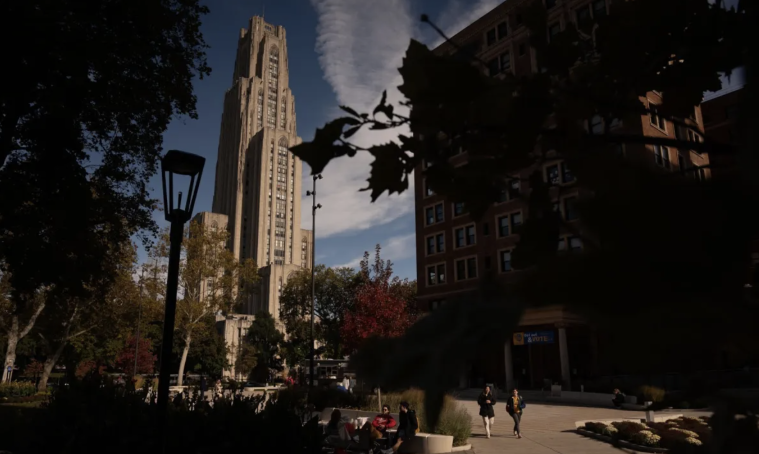
#> input picture Data/PittCampus_BadContrast.png, 1518 x 908 px (shown at 1/2 size)
$ jupyter execute 09_EqualizationNormalization.ipynb
#> lines starting #> are read from the running program, lines starting #| are printed output that depends on the picture
### Lectures/Lecture3/ECE1390_HistMatching.py

'''
Welcome to the Histogram Matching Program!

Given a source image and a reference image, this program
returns a modified version of the source image that matches
the histogram of the reference image.

Image Requirements:
  - The sizes of the source image and reference image do not
    have to be the same.
  - Both images have to be in the same format Color or Gray

Usage:
  histogram_matching <source_image> <ref_image>

Modified from
Project: Histogram Matching Using OpenCV
Author: Addison Sears-Collins
Date created: 9/27/2019
Python version: 3.7

https://automaticaddison.com/how-to-do-histogram-matching-using-opencv/
'''

import cv2 # Import the OpenCV library
import numpy as np # Import Numpy library
import matplotlib.pyplot as plt # Import matplotlib functionality
import math


def calculate_cdf(histogram):
    """
    This method calculates the cumulative distribution function
    :param array histogram: The values of the histogram
    :return: normalized_cdf: The normalized cumulative distribution function
    :rtype: array
    """
    # Get the cumulative sum of the elements
    cdf = histogram.cumsum()

    # Normalize the cdf
    normalized_cdf = cdf / float(cdf.max())

    return normalized_cdf

def calculate_lookup(src_cdf, ref_cdf):
    """
    This method creates the lookup table
    :param array src_cdf: The cdf for the source image
    :param array ref_cdf: The cdf for the reference image
    :return: lookup_table: The lookup table
    :rtype: array
    """
    lookup_table = np.zeros(256)
    lookup_val = 0
    for src_pixel_val in range(len(src_cdf)):
        lookup_val
        for ref_pixel_val in range(len(ref_cdf)):
            if ref_cdf[ref_pixel_val] >= src_cdf[src_pixel_val]:
                lookup_val = ref_pixel_val
                break
        lookup_table[src_pixel_val] = lookup_val
    return lookup_table

def match_histograms(src_image, ref_image):
    """
    This method matches the source image histogram to the
    reference signal
    :param image src_image: The original source image
    :param image  ref_image: The reference image
    :return: image_after_matching
    :rtype: image (array)
    """

    if ( len(src_image.shape)==3):
        # Split the images into the different color channels
        # b means blue, g means green and r means red
        src_b, src_g, src_r = cv2.split(src_image)
        ref_b, ref_g, ref_r = cv2.split(ref_image)

        # Compute the b, g, and r histograms separately
        # The flatten() Numpy method returns a copy of the array c
        # collapsed into one dimension.
        src_hist_blue, bin_0 = np.histogram(src_b.flatten(), 256, [0,256])
        src_hist_green, bin_1 = np.histogram(src_g.flatten(), 256, [0,256])
        src_hist_red, bin_2 = np.histogram(src_r.flatten(), 256, [0,256])
        ref_hist_blue, bin_3 = np.histogram(ref_b.flatten(), 256, [0,256])
        ref_hist_green, bin_4 = np.histogram(ref_g.flatten(), 256, [0,256])
        ref_hist_red, bin_5 = np.histogram(ref_r.flatten(), 256, [0,256])

        # Compute the normalized cdf for the source and reference image
        src_cdf_blue = calculate_cdf(src_hist_blue)
        src_cdf_green = calculate_cdf(src_hist_green)
        src_cdf_red = calculate_cdf(src_hist_red)
        ref_cdf_blue = calculate_cdf(ref_hist_blue)
        ref_cdf_green = calculate_cdf(ref_hist_green)
        ref_cdf_red = calculate_cdf(ref_hist_red)

        # Make a separate lookup table for each color
        blue_lookup_table = calculate_lookup(src_cdf_blue, ref_cdf_blue)
        green_lookup_table = calculate_lookup(src_cdf_green, ref_cdf_green)
        red_lookup_table = calculate_lookup(src_cdf_red, ref_cdf_red)

        # Use the lookup function to transform the colors of the original
        # source image
        blue_after_transform = cv2.LUT(src_b, blue_lookup_table)
        green_after_transform = cv2.LUT(src_g, green_lookup_table)
        red_after_transform = cv2.LUT(src_r, red_lookup_table)

        # Put the image back together
        image_after_matching = cv2.merge([
            blue_after_transform, green_after_transform, red_after_transform])
        image_after_matching = cv2.convertScaleAbs(image_after_matching)
    else:
        # Handle gray scale

        # The flatten() Numpy method returns a copy of the array c
        # collapsed into one dimension.
        src_hist, bin_0 = np.histogram(src_image.flatten(), 256, [0,256])
        ref_hist, bin_3 = np.histogram(ref_image.flatten(), 256, [0,256])

        # Compute the normalized cdf for the source and reference image
        src_cdf = calculate_cdf(src_hist)
        ref_cdf = calculate_cdf(ref_hist)

        # Make a separate lookup table for each color
        lookup_table = calculate_lookup(src_cdf, ref_cdf)

        # Use the lookup function to transform the colors of the original
        # source image
        image_after_matching = cv2.LUT(src_image, lookup_table)
        image_after_matching = cv2.convertScaleAbs(image_after_matching)

    return image_after_matching


def gamma_correction(image,gamma):
# This function does gamma correction

    invGamma = 1.0 / gamma

    table = np.array([((i / 255.0) ** invGamma) * 255
        for i in np.arange(0, 256)]).astype("uint8")

    # apply gamma correction using the lookup table

    return cv2.LUT(image, table)


def alpha_blend(img1,img2,alpha=math.nan):
    # This function does alpha blending of two images
    # if the third argument (alpha) is not defined then
    # use the alpha channels in the images to merge
    # otherwise use the value of alpha to set the whole image


    if(not math.isnan(alpha)):
       return cv2.addWeighted(img1, 1-alpha , img2, alpha, 0)
    else:
        imgA=img1.copy()
        imgB=img2.copy()

        if(len(imgA.shape)==3 & imgA.shape[2]==3):
            imgA = cv2.cvtColor(imgA,cv2.COLOR_RGB2RGBA)
        if(len(imgB.shape)==3 & imgB.shape[2]==3):
            imgB = cv2.cvtColor(imgB,cv2.COLOR_RGB2RGBA)

        dtype=imgA.dtype

        imgA=imgA.astype('float32',casting='unsafe')
        imgB=imgB.astype('float32',casting='unsafe')

        out = np.zeros([imgA.shape[0], imgA.shape[1], 3])

        out[:,:,0]=imgA[:,:,0]*imgA[:,:,3]/255+imgB[:,:,0]*(1-imgA[:,:,3]/255)*imgB[:,:,3]/255
        out[:,:,1]=imgA[:,:,1]*imgA[:,:,3]/255+imgB[:,:,1]*(1-imgA[:,:,3]/255)*imgB[:,:,3]/255
        out[:,:,2]=imgA[:,:,2]*imgA[:,:,3]/255+imgB[:,:,2]*(1-imgA[:,:,3]/255)*imgB[:,:,3]/255

        return out.astype(dtype,casting='unsafe')


### Lectures/Lecture3/09_EqualizationNormalization.ipynb
# Equalization and Normalization
In this notebook, we will look at histogram modification methods:

* Histogram Equalization
* Normalization
* Histogram matching

[cell 1]
import os
import cv2
import numpy as np
import matplotlib.pyplot as plt
import ECE1390_HistMatching

[cell 2]
# Load the images
img_campus_bgr = cv2.imread(os.path.relpath('../../Data/PittCampus_BadContrast.png'), cv2.IMREAD_COLOR)
#> img_campus_bgr is the input picture: shape (908, 1518, 3); mean B, G, R 27.1, 29.8, 33.5
img_campus_good_bgr = cv2.imread(os.path.relpath('../../Data/PittCampus.png'), cv2.IMREAD_COLOR)
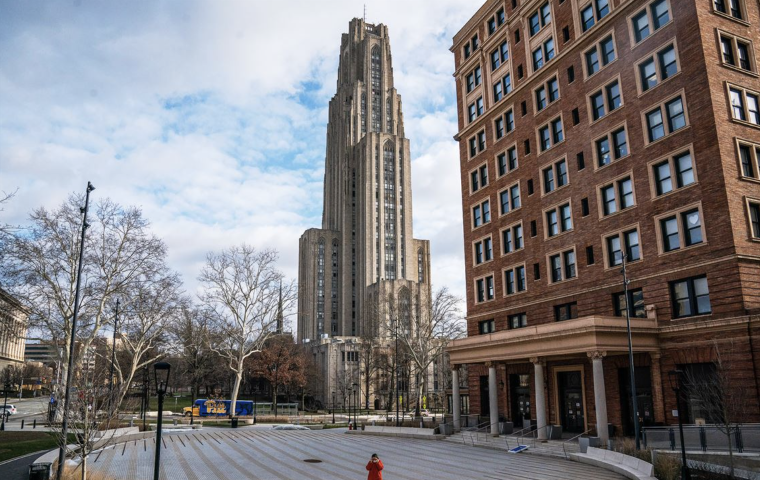
#> input picture Data/PittCampus.png, 1520 x 960 px (shown at 1/2 size)
#> img_campus_good_bgr is the input picture: shape (960, 1520, 3); mean B, G, R 125.1, 123.3, 126.4
img_campus_good2_bgr = cv2.imread(os.path.relpath('../../Data/PittCampus_Bright.png'), cv2.IMREAD_COLOR)
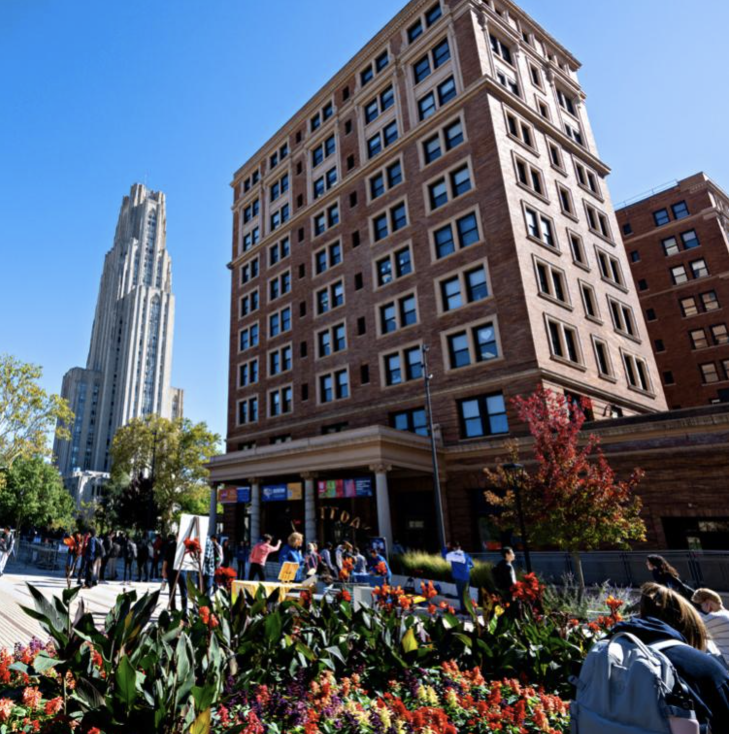
#> input picture Data/PittCampus_Bright.png, 1458 x 1468 px (shown at 1/2 size)
#> img_campus_good2_bgr is the input picture: shape (1468, 1458, 3); mean B, G, R 111.6, 97.6, 89.1

# convert to RGB format
img_campus = cv2.cvtColor(img_campus_bgr,cv2.COLOR_BGR2GRAY)
img_campus_good = cv2.cvtColor(img_campus_good_bgr,cv2.COLOR_BGR2GRAY)

img_campus_rgb = cv2.cvtColor(img_campus_bgr,cv2.COLOR_BGR2RGB)
img_campus_good_rgb = cv2.cvtColor(img_campus_good_bgr,cv2.COLOR_BGR2RGB)
img_campus_good2_rgb = cv2.cvtColor(img_campus_good2_bgr,cv2.COLOR_BGR2RGB)

## Equalization
Equalization remaps the histogram such that the distribution is more uniform

This function only operates on GrayScale (monochromatic) images, so we need to do each color seperately

[cell 3]
img_campus_equalized= cv2.equalizeHist(img_campus)

fig, axes = plt.subplots(nrows=1,ncols=2)

axes[0].hist(img_campus.ravel(),50,[0,256])
axes[0].set_title("Original")

axes[1].hist(img_campus_equalized.ravel(),50,[0,256])
axes[1].set_title("Equalized")
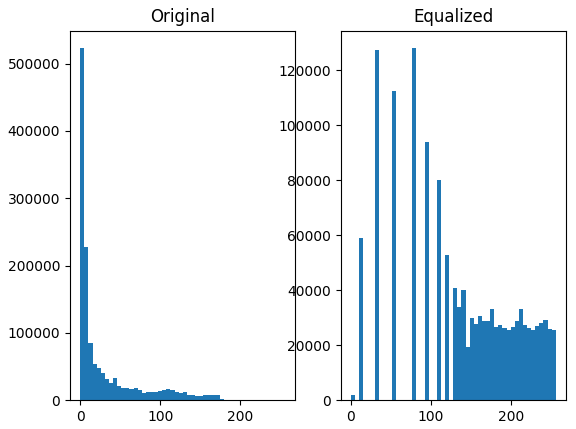
#> figure drawn by matplotlib, 2 panels; panel 1: tallest bar 522823 high, from x = 4.44e-16 to 5.12; panel 2: tallest bar 128110 high, from x = 76.8 to 81.92

[cell 4]
# Show the images
plt.figure(figsize=[18, 5])

plt.subplot(121);plt.imshow(img_campus,cmap="gray");  plt.title("Original")
plt.subplot(122);plt.imshow(img_campus_equalized,cmap="gray");  plt.title("Equalized")

## Histogram matching
Histogram matching tries to match two histograms to each other instead of just flattening the distribution

Here I have a similar image (but better quality) of the Pitt campus

[cell 5]
img_matched=ECE1390_HistMatching.match_histograms(img_campus,img_campus_good)
#> in match_histograms, `src_hist, bin_0 = np.histogram(src_image.flatten(), 256, [0,256])`: src_hist = 256 values, max 128110 at index 4, min 0 at index 218, mean 5384.2; bin_0 = 257 values from 0 to 256
#> in match_histograms, `ref_hist, bin_3 = np.histogram(ref_image.flatten(), 256, [0,256])`: ref_hist = 256 values, max 10903 at index 237, min 0 at index 255, mean 5700; bin_3 = 257 values from 0 to 256
#> in calculate_cdf, `cdf = histogram.cumsum()`: cdf = 256 values from 2020 to 1378344
#> in calculate_cdf, `normalized_cdf = cdf / float(cdf.max())`: normalized_cdf = 256 values from 0.00147 to 1
#> in match_histograms, `ref_cdf = calculate_cdf(ref_hist)`: ref_cdf = 256 values from 9.73e-05 to 1
#> after the loop in calculate_lookup, `for src_pixel_val in range(len(src_cdf)):`: lookup_table = 256 values from 2 to 254

# This function will work for color images as well, so let's see it in color
img_matched_rgb=ECE1390_HistMatching.match_histograms(img_campus_rgb,img_campus_good_rgb)
#> in match_histograms (call 2), `ref_b, ref_g, ref_r = cv2.split(ref_image)`:
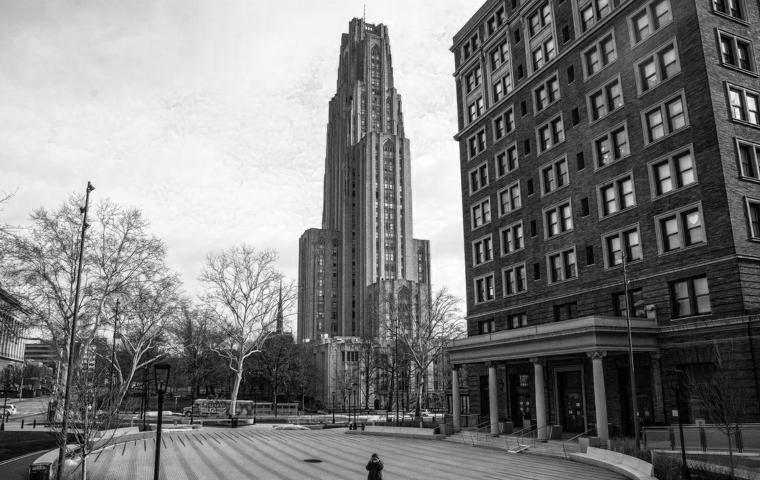
#> ref_r: shape (960, 1520) (shown at 1/2 size); min 0, max 255, mean 125.1
#> in match_histograms (call 2), `src_hist_blue, bin_0 = np.histogram(src_b.flatten(), 256, [0,256])`: src_hist_blue = 256 values, max 138942 at index 5, min 0 at index 230, mean 5384.2
#> in match_histograms (call 2), `src_hist_green, bin_1 = np.histogram(src_g.flatten(), 256, [0,256])`: src_hist_green = 256 values, max 183404 at index 3, min 0 at index 215, mean 5384.2; bin_1 = 257 values from 0 to 256
#> in match_histograms (call 2), `src_hist_red, bin_2 = np.histogram(src_r.flatten(), 256, [0,256])`: src_hist_red = 256 values, max 203396 at index 2, min 0 at index 192, mean 5384.2; bin_2 = 257 values from 0 to 256
#> in match_histograms (call 2), `ref_hist_blue, bin_3 = np.histogram(ref_b.flatten(), 256, [0,256])`: ref_hist_blue = 256 values, max 10077 at index 80, min 2 at index 255, mean 5700
#> in match_histograms (call 2), `ref_hist_green, bin_4 = np.histogram(ref_g.flatten(), 256, [0,256])`: ref_hist_green = 256 values, max 16419 at index 223, min 0 at index 255, mean 5700; bin_4 = 257 values from 0 to 256
#> in match_histograms (call 2), `ref_hist_red, bin_5 = np.histogram(ref_r.flatten(), 256, [0,256])`: ref_hist_red = 256 values, max 20703 at index 243, min 133 at index 255, mean 5700; bin_5 = 257 values from 0 to 256
#> in match_histograms (call 2), `src_cdf_blue = calculate_cdf(src_hist_blue)`: src_cdf_blue = 256 values from 0.00304 to 1
#> in match_histograms (call 2), `src_cdf_green = calculate_cdf(src_hist_green)`: src_cdf_green = 256 values from 0.00297 to 1
#> in match_histograms (call 2), `src_cdf_red = calculate_cdf(src_hist_red)`: src_cdf_red = 256 values from 0.0715 to 1
#> in match_histograms (call 2), `ref_cdf_blue = calculate_cdf(ref_hist_blue)`: ref_cdf_blue = 256 values from 0.000691 to 1
#> in match_histograms (call 2), `ref_cdf_green = calculate_cdf(ref_hist_green)`: ref_cdf_green = 256 values from 0.000501 to 1
#> in match_histograms (call 2), `ref_cdf_red = calculate_cdf(ref_hist_red)`: ref_cdf_red = 256 values from 0.00139 to 1
#> in match_histograms (call 2), `blue_lookup_table = calculate_lookup(src_cdf_blue, ref_cdf_blue)`: blue_lookup_table = 256 values from 1 to 255
#> in match_histograms (call 2), `green_lookup_table = calculate_lookup(src_cdf_green, ref_cdf_green)`: green_lookup_table = 256 values from 3 to 254
#> in match_histograms (call 2), `red_lookup_table = calculate_lookup(src_cdf_red, ref_cdf_red)`: red_lookup_table = 256 values from 21 to 255

[cell 6]
# Show the images
plt.figure(figsize=[18, 5])

plt.subplot(231);plt.imshow(img_campus,cmap="gray");  plt.title("Original Source")
plt.subplot(232);plt.imshow(img_campus_good,cmap="gray");  plt.title("Target")
plt.subplot(233);plt.imshow(img_matched,cmap="gray");  plt.title("Matched")

plt.subplot(234);plt.imshow(img_campus_rgb);  plt.title("Original Source")
plt.subplot(235);plt.imshow(img_campus_good_rgb);  plt.title("Target")
plt.subplot(236);plt.imshow(img_matched_rgb);  plt.title("Matched")

[cell 7]
# If we use a target with a bit more blue and green, we can bring out those colors in the image more
img_matched2_rgb=ECE1390_HistMatching.match_histograms(img_campus_rgb,img_campus_good2_rgb)
#> in match_histograms (call 3), `ref_b, ref_g, ref_r = cv2.split(ref_image)`:
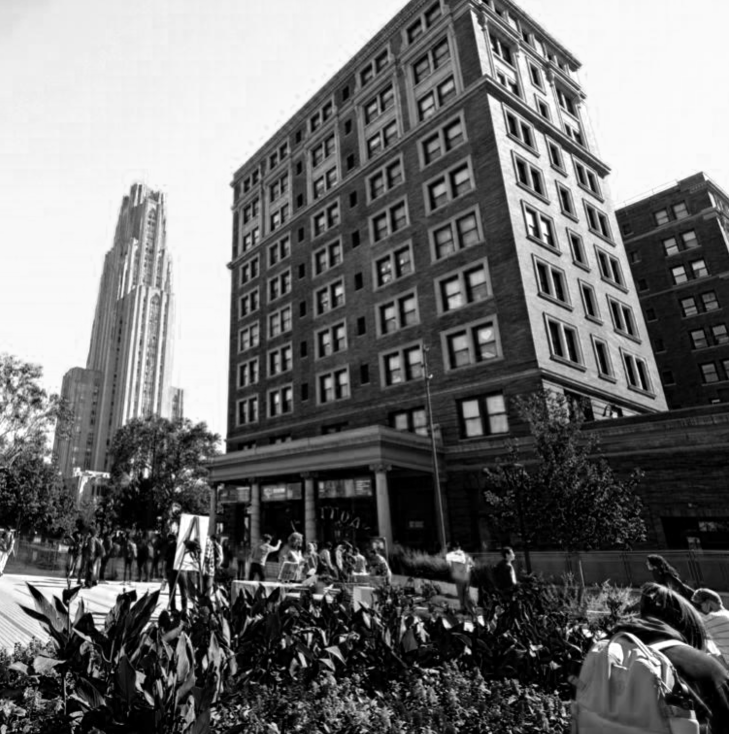
#> ref_r: shape (1468, 1458) (shown at 1/2 size); min 0, max 255, mean 111.6
#> in match_histograms (call 3), `ref_hist_blue, bin_3 = np.histogram(ref_b.flatten(), 256, [0,256])`: ref_hist_blue = 256 values, max 38672 at index 1, min 807 at index 255, mean 8360.7
#> in match_histograms (call 3), `ref_hist_green, bin_4 = np.histogram(ref_g.flatten(), 256, [0,256])`: ref_hist_green = 256 values, max 37904 at index 0, min 801 at index 254, mean 8360.7
#> in match_histograms (call 3), `ref_hist_red, bin_5 = np.histogram(ref_r.flatten(), 256, [0,256])`: ref_hist_red = 256 values, max 75874 at index 250, min 1302 at index 253, mean 8360.7
#> in match_histograms (call 3), `ref_cdf_blue = calculate_cdf(ref_hist_blue)`: ref_cdf_blue = 256 values from 0.0127 to 1
#> in match_histograms (call 3), `ref_cdf_green = calculate_cdf(ref_hist_green)`: ref_cdf_green = 256 values from 0.0177 to 1
#> in match_histograms (call 3), `ref_cdf_red = calculate_cdf(ref_hist_red)`: ref_cdf_red = 256 values from 0.0216 to 1
#> in match_histograms (call 3), `blue_lookup_table = calculate_lookup(src_cdf_blue, ref_cdf_blue)`: blue_lookup_table = 256 values from 0 to 255
#> in match_histograms (call 3), `red_lookup_table = calculate_lookup(src_cdf_red, ref_cdf_red)`: red_lookup_table = 256 values from 5 to 255
#> in match_histograms (call 3), `green_after_transform = cv2.LUT(src_g, green_lookup_table)`:
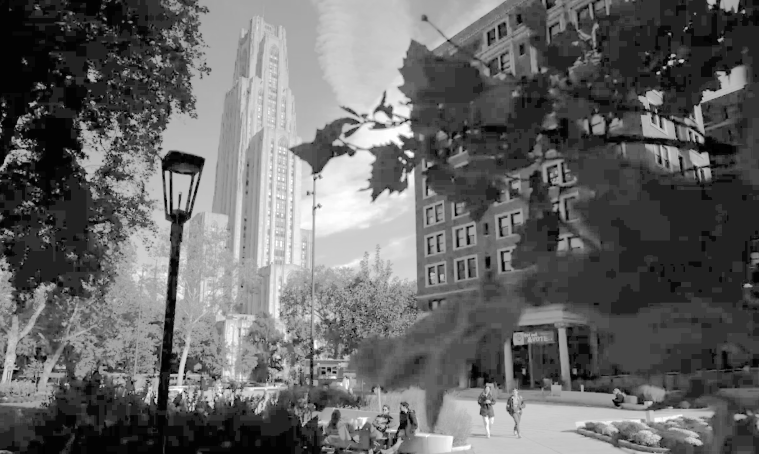
#> green_after_transform: shape (908, 1518) float64 (shown at 1/2 size); min 0, max 255, mean 101.7
#> in match_histograms (call 3), `red_after_transform = cv2.LUT(src_r, red_lookup_table)`:
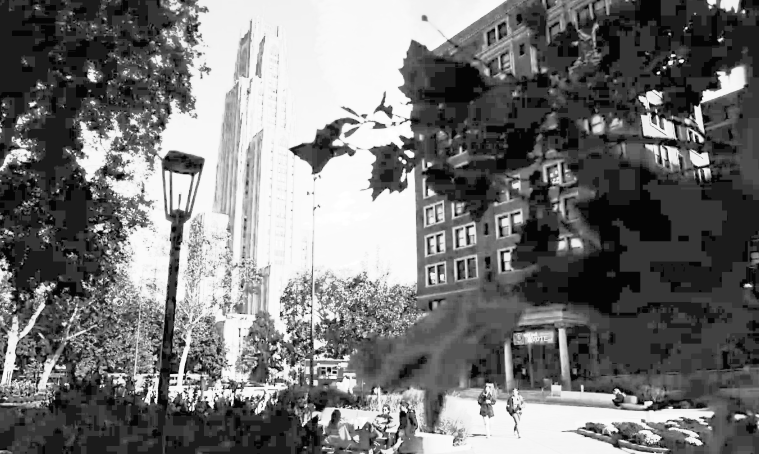
#> red_after_transform: shape (908, 1518) float64 (shown at 1/2 size); min 5, max 255, mean 116.9
#> in match_histograms (call 3), `image_after_matching = cv2.merge([ blue_after_transform, green_after_t..`:
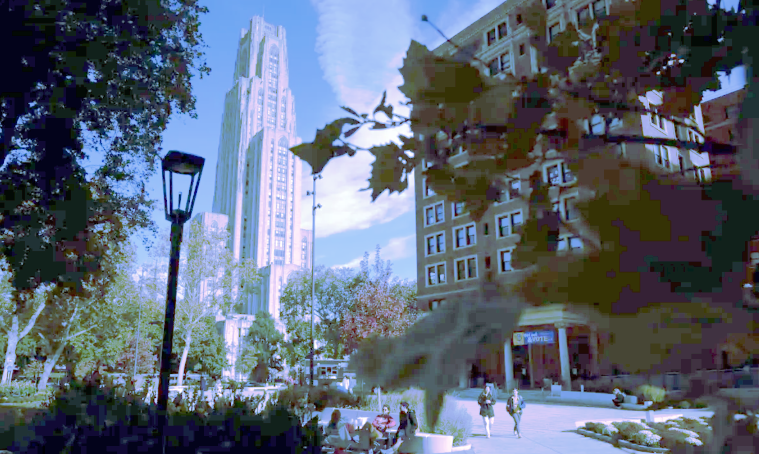
#> image_after_matching: shape (908, 1518, 3) float64 (shown at 1/2 size); mean R, G, B 92, 101.7, 116.9

# Show the images
plt.figure(figsize=[18, 5])

plt.subplot(131);plt.imshow(img_campus_rgb);  plt.title("Original Source")
plt.subplot(132);plt.imshow(img_campus_good2_rgb);  plt.title("Target")
plt.subplot(133);plt.imshow(img_matched2_rgb);  plt.title("Matched")

## Normalization
Normalization makes sure that the full range (0-255) of the image is used.

The image will actually look the same in imshow because imshow automatically normalizes the range for
display unless you provide the additional vmin/vmax inputs

[cell 8]
# Normalize to between 0 - 255
img_campus_nomalized=cv2.normalize(img_campus/3,None,0,255,cv2.NORM_MINMAX)

# Show the images
plt.figure(figsize=[18, 5])

plt.subplot(121);plt.imshow(img_campus/3,cmap="gray",vmin=0,vmax=255);  plt.title("Original (darkened)")
plt.subplot(122);plt.imshow(img_campus_nomalized,cmap="gray",vmin=0,vmax=255);  plt.title("Normalized")

## Gamma Correction
Gamma correction corrects for your eye not sensing intensity linearly.

ImageNew = Image ^(1/Gamma)

gamma < 1 --> Darker
gamma = 1 --> no change
gamma > 1 --> brighter

[cell 9]
img_campus_gamma_p5=ECE1390_HistMatching.gamma_correction(img_campus_rgb,.5)
img_campus_gamma_2=ECE1390_HistMatching.gamma_correction(img_campus_rgb,2)
img_campus_gamma_10=ECE1390_HistMatching.gamma_correction(img_campus_rgb,10)


# Show the images
plt.figure(figsize=[18, 5])


plt.subplot(141);plt.imshow(img_campus_gamma_p5);  plt.title("Gamma = 0.5")
plt.subplot(142);plt.imshow(img_campus_rgb);  plt.title("Original")
plt.subplot(143);plt.imshow(img_campus_gamma_2);  plt.title("Gamma = 2")
plt.subplot(144);plt.imshow(img_campus_gamma_10);  plt.title("Gamma = 10")

[cell 10]
im_merged=ECE1390_HistMatching.alpha_blend(img_campus_rgb,cv2.flip(img_campus_rgb,-1),.3)


# Show the images
plt.figure(figsize=[18, 5])

plt.subplot(131);plt.imshow(img_campus_rgb);  plt.title("Image 1")
plt.subplot(132);plt.imshow(cv2.flip(img_campus_rgb,-1));  plt.title("Image 2")
plt.subplot(133);plt.imshow(im_merged);  plt.title("Alpha Blend")
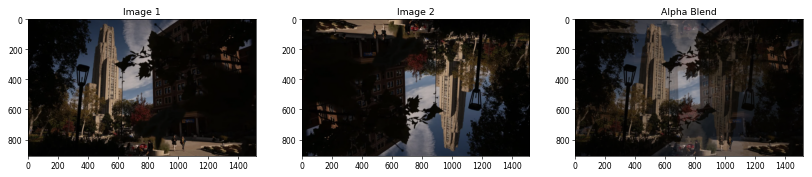
#> figure drawn by matplotlib, 3 panels
